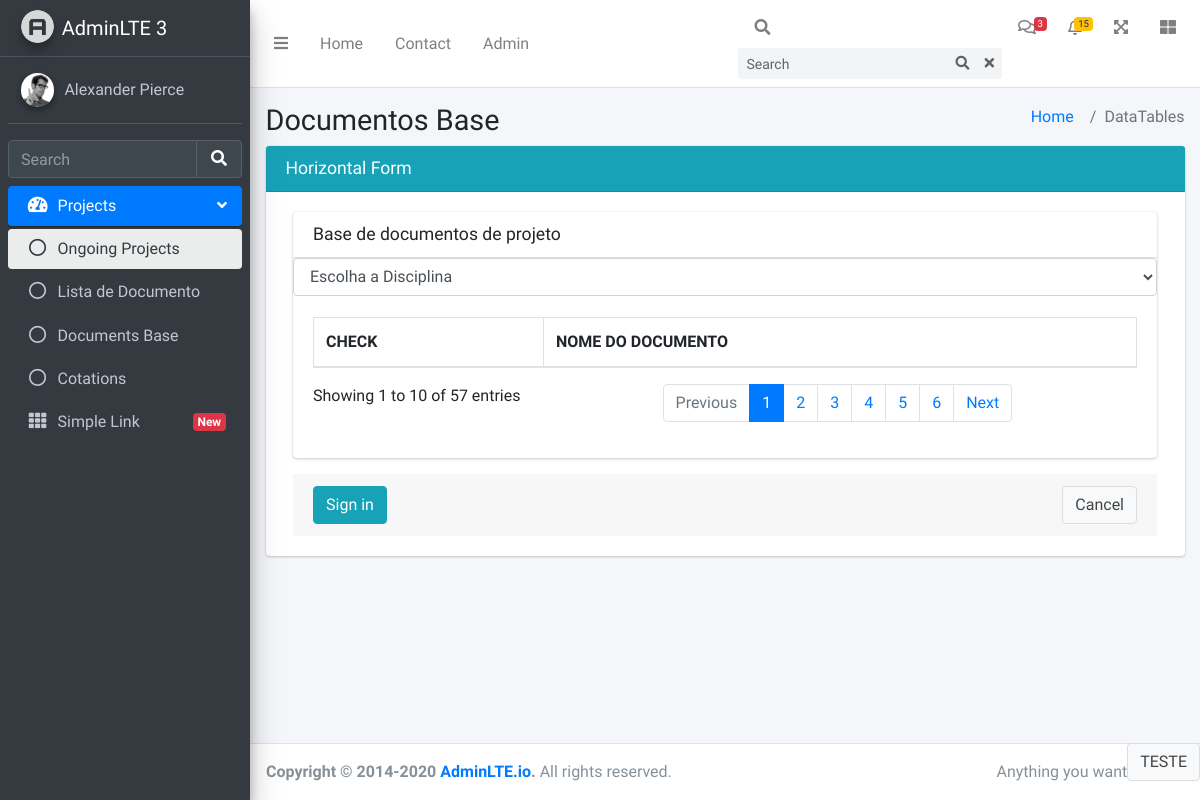
Before: /Base_Doc/?2 (signed in) with the older database file.
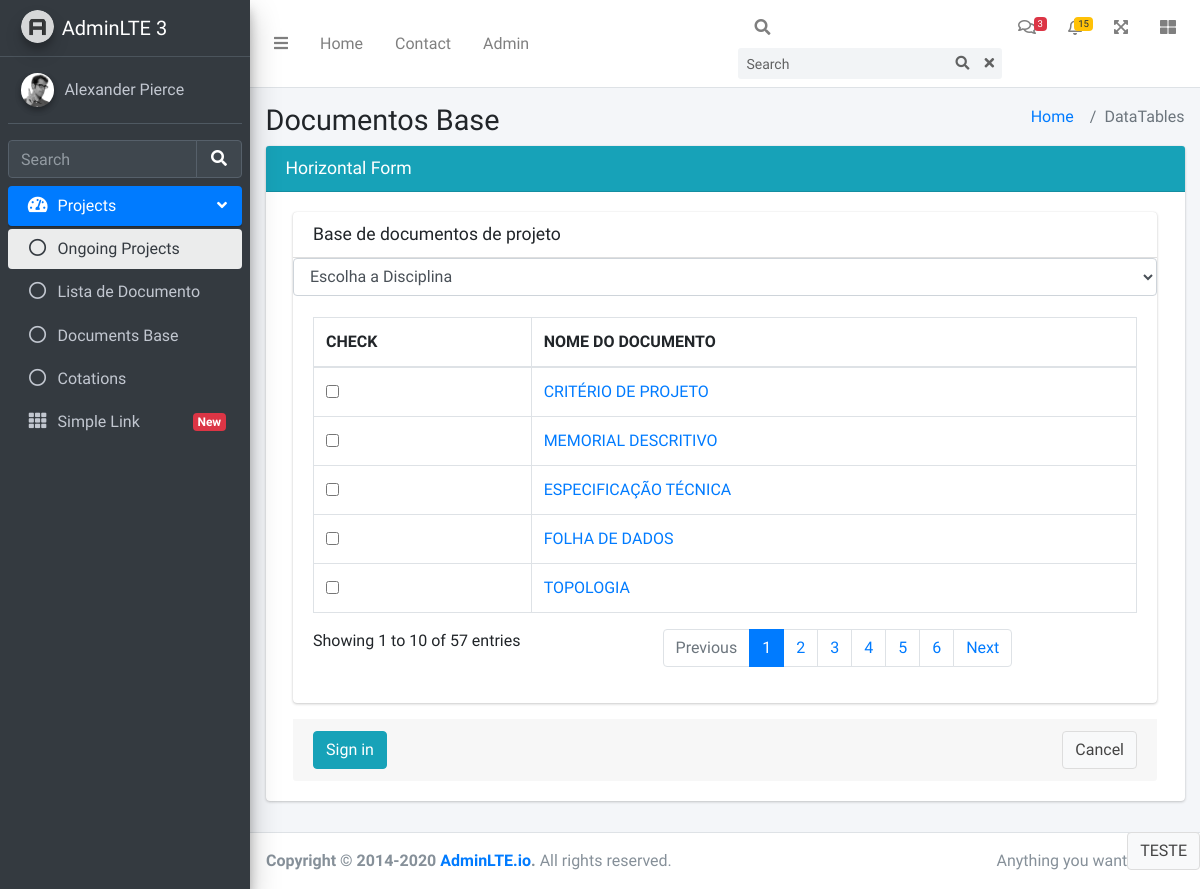
After: the same page with the newer database file.
### proj/models.py (models this page shows, shortened)
class DocumentBase(models.Model):
    document_name = models.CharField(max_length=255, verbose_name='NOME DOCUMENTO')
    created_at = models.DateTimeField(auto_now_add=True)
    update_at = models.DateTimeField(auto_now=True)

### proj/views.py (the view)
# urls.py: path('Base_Doc/', views.BaseDoc, name='base-doc'),
@login_required
def BaseDoc(request):
  GET = dict(request.GET)
  if str(GET) == '{}':
    return redirect('/')
  else:
    new_id = str(GET).replace("{'","").replace("': ['']}","")
    proj_id = int(new_id)
    Subjects = Subject.objects.all().order_by('-subject_name')
    DocumentBases = DocumentBase.objects.all().order_by('id')
    return render(request, 'proj/document-base.html',{'DocumentBases':DocumentBases, 'Subjects':Subjects, 'proj_id':proj_id}) #, {'MyProjects': MyProjects,'proj':proj, 'Employees':Employees, 'colaborador':colaborador, 'photo_colab':photo_colab})

### proj/templates/proj/document-base.html (shortened to what the changed rows need)
{% extends 'base.html' %}
{% load crispy_forms_tags %}
{% block content %}
<div class="content-wrapper" style="min-height: 1302.12px;">
  <section class="content-header">
    <div class="container-fluid">
      <div class="row mb-2">
        <div class="col-sm-6">
          <h1>Documentos Base</h1>
        </div>
      </div>
    <div class="card card-info">
      <form action="{% url 'document-list-go' %}?{{proj_id}}" method="POST">
        <div class="card-body">
          <section class="content">
            <div class="container-fluid">
              <div class="row">
                <div class="col-12">
                  <div class="card">
                    <div class="card-body">
                      <div id="example2_wrapper" class="dataTables_wrapper dt-bootstrap4">
                      <div class="row">
                        <div class="col-sm-12">
                        <table id="example2" class="table table-bordered table-hover dataTable dtr-inline" role="grid" aria-describedby="example2_info">
                        <thead>
                        <tr role="row">
                          <th class="sorting sorting_asc">CHECK</th>
                          <th class="sorting sorting_asc">NOME DO DOCUMENTO</th>
                        </tr>
                        </thead>
                        <tbody>
                          {% for doc in DocumentBases %}
                          <tr class="odd">
                            <td class="dtr-control sorting_1" tabindex="0">
                              <div class="form-check">
                                <input type="checkbox" class="form-check-input" value="{{doc.id}}" name="check_id" id="exampleCheck1">
                              </div>
                            </td>
                            <td class="dtr-control sorting_1" tabindex="0"><a href="{% url 'cotation-list' %}{{doc.id}}">{{doc.document_name}}</a></td>
                          </tr>
                          {% endfor %}
                      </tbody>
                      </table></div></div></div>
                    </div>
                </div>
              </form>
            </div>
          </div>
        </div>
      </div>
{% endblock %}

Changed rows visible on the page:
added DocumentBase: document_name "CRITÉRIO DE PROJETO"
added DocumentBase: document_name "MEMORIAL DESCRITIVO"
added DocumentBase: document_name "ESPECIFICAÇÃO TÉCNICA"
added DocumentBase: document_name "FOLHA DE DADOS"
added DocumentBase: document_name "TOPOLOGIA"
